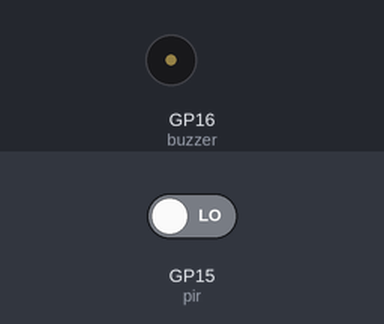
The program below on a simulated Raspberry Pi Pico running MicroPython. Shown: buzzer (waves = sounding). Inputs (shaded band) come from the test bench; at power-on: GP15 (pir) LOW. WiFi joins after 1.5 s; files the program writes start out absent; values from a settings file that is not in the repository are placeholders; web requests get an empty 200 reply after 0.4 s; the clock reads 2024-03-15 10:24:30 at power-on unless the program sets it; what the program prints to the serial console is not drawn.

Above: at 1.2 s.
1.3 s: GP15 (pir) driven HIGH
At 1.54 s:
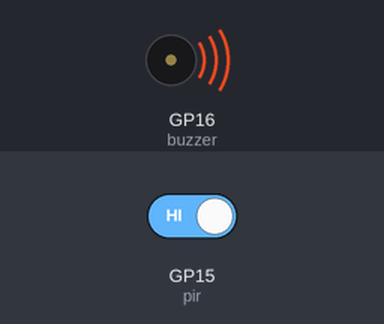
Timing chart, 0 to 4.3 s (numbered marks = the images above; inputs shaded):
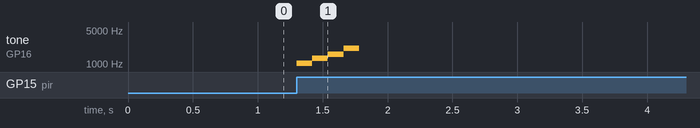

The program:

main.py
```python
"""
Pico Smart Doorbell — MicroPython firmware
==========================================
Board  : Raspberry Pi Pico W (RP2040 + CYW43439)
Author : DevNode Technologies / SRECONICS

Wiring
------
  PIR OUT  → GP15  (PULL_DOWN, interrupt-driven)
  Piezo +  → GP16  (PWM output)
  Piezo −  → GND
  Power    → VSYS via TP4056 LiPo charger

How it works
------------
1. Setup hardware watchdog (8 s) + PIR rising-edge interrupt
2. Main loop feeds WDT every 500 ms — no busy work
3. On PIR trigger:
     a. Play 4-note chime on piezo (GP16 PWM)
     b. Connect to WiFi (15 s timeout)
     c. POST push notification to ntfy.sh
     d. Append event to flash log
4. WDT resets board if anything hangs for >8 s

Copy config.py (from config.example.py) to the root of
the Pico before uploading this file.
"""

import machine
import utime
import network
import urequests
import json

# ── load credentials ───────────────────────────────────────────────────────
try:
    from config import WIFI_SSID, WIFI_PASS, NTFY_TOPIC
except ImportError:
    raise RuntimeError(
        "config.py not found. Copy config.example.py → config.py "
        "and fill in your credentials."
    )

# ── pin assignments ────────────────────────────────────────────────────────
PIR_PIN    = 15   # HC-SR501 signal out
BUZZER_PIN = 16   # piezo buzzer positive leg

# ── persistence ────────────────────────────────────────────────────────────
LOG_FILE = "doorbell_log.json"

# ── notes for the chime (C6 E6 G6 C7) ────────────────────────────────────
CHIME_NOTES = [1047, 1319, 1568, 2093]   # Hz
NOTE_MS     = 120

# ── hardware watchdog ──────────────────────────────────────────────────────
# Resets the board if it hangs for more than 8 seconds
wdt = machine.WDT(timeout=8_000)


# ── helpers ───────────────────────────────────────────────────────────────
def chime():
    """Play a 4-note ascending doorbell chime on the piezo."""
    buzzer = machine.PWM(machine.Pin(BUZZER_PIN))
    for freq in CHIME_NOTES:
        buzzer.freq(freq)
        buzzer.duty_u16(30_000)
        utime.sleep_ms(NOTE_MS)
    buzzer.duty_u16(0)
    buzzer.deinit()


def connect_wifi(timeout_s: int = 15) -> bool:
    """Connect to WiFi. Returns True on success."""
    wlan = network.WLAN(network.STA_IF)
    wlan.active(True)
    if wlan.isconnected():
        return True
    wlan.connect(WIFI_SSID, WIFI_PASS)
    deadline = utime.time() + timeout_s
    while not wlan.isconnected():
        if utime.time() >= deadline:
            return False
        utime.sleep_ms(500)
    return True


def send_ntfy(ts: str) -> bool:
    """POST a push notification to ntfy.sh. Returns True on success."""
    url     = f"https://ntfy.sh/{NTFY_TOPIC}"
    headers = {
        "Title"   : "Doorbell \U0001f514",
        "Priority": "high",
        "Tags"    : "bell",
    }
    body = f"Someone at the door \u2014 {ts}"
    try:
        r = urequests.post(url, data=body, headers=headers, timeout=8)
        r.close()
        return True
    except Exception as exc:
        print("[ntfy] send failed:", exc)
        return False


def log_event(ts: str, alerted: bool):
    """Append event record to flash log file."""
    record = json.dumps({"ts": ts, "alerted": alerted})
    try:
        with open(LOG_FILE, "a") as f:
            f.write(record + "\n")
    except OSError:
        # Flash full or write-protected — skip silently
        pass


# ── PIR interrupt handler ─────────────────────────────────────────────────
def handle_trigger(pin):
    """Called on rising edge of PIR output."""
    ts = str(utime.time())
    print(f"[doorbell] Trigger at {ts}")

    # 1. chime immediately (no WiFi needed)
    chime()
    wdt.feed()

    # 2. send push notification
    connected = connect_wifi()
    wdt.feed()
    alerted = send_ntfy(ts) if connected else False
    wdt.feed()

    # 3. persist event
    log_event(ts, alerted)

    status = "notified" if alerted else ("wifi-fail" if not connected else "ntfy-fail")
    print(f"[doorbell] Event logged — status: {status}")


# ── main ──────────────────────────────────────────────────────────────────
pir = machine.Pin(PIR_PIN, machine.Pin.IN, machine.Pin.PULL_DOWN)
pir.irq(trigger=machine.Pin.IRQ_RISING, handler=handle_trigger)

print("Pico Smart Doorbell armed.")
print(f"  PIR    → GP{PIR_PIN}")
print(f"  Buzzer → GP{BUZZER_PIN}")
print(f"  ntfy   → {NTFY_TOPIC}")
print("Waiting for motion…")

while True:
    wdt.feed()
    utime.sleep_ms(500)
```

Measured:
- after the input at 1.3 s, tone on GP16 (buzzer): plays 1047 Hz for 0.12 s, 1319 Hz for 0.12 s, 1568 Hz for 0.12 s, 2093 Hz for 0.12 s, starting at once
